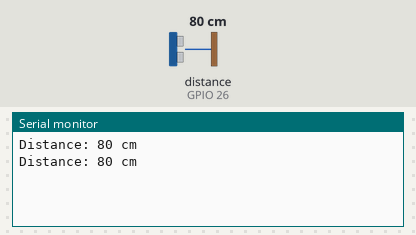
A sketch run on a simulated ESP32. Parts: the last lines printed to the serial monitor. Wiring (inferred from the names in the program): ultrasonic range finder: trigger GPIO 25; echo GPIO 26. The test bench sets the inputs (shaded band); at power-on: distance to the obstacle (sensor on GPIO 26) 80 cm. The echo pulse lasts 58.3 µs per cm.

Above: at 1.8 s.
1.9 s: distance to the obstacle (sensor on GPIO 26) set to 2 cm
At 2.7 s:
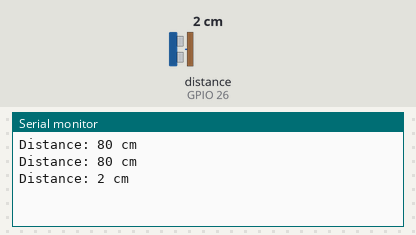
3.4 s: distance to the obstacle (sensor on GPIO 26) set to 4 cm
At 4.8 s:
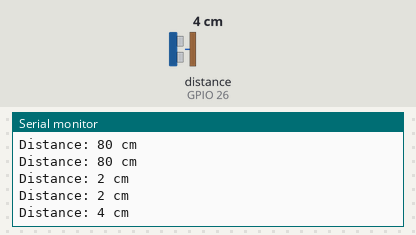
Timing chart, 0 to 6.4 s (numbered marks = the images above; inputs shaded):
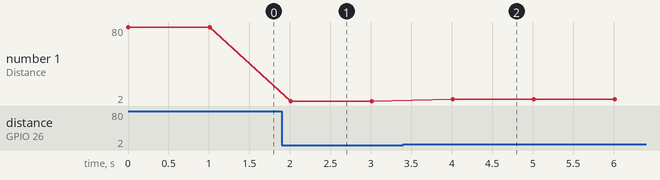

Measured:
- after the input at 1.9 s, the serial monitor: prints a new line after 0.11 s (image 1)
- after the input at 3.4 s, the serial monitor: prints a new line after 0.61 s (image 2)
- plotted number 1: 80 → 2 after the input at 1.9 s, 2 → 4 after the input at 3.4 s

The sketch:

ultrasonic_test.ino
```cpp
#include <Wire.h>
#define echoPin 26               // CHANGE PIN NUMBER HERE IF YOU WANT TO USE A DIFFERENT PIN
#define trigPin 25               // CHANGE PIN NUMBER HERE IF YOU WANT TO USE A DIFFERENT PIN
long duration, distance;
void setup(){
  Serial.begin (9600);
  pinMode(trigPin, OUTPUT);
  pinMode(echoPin, INPUT);
}
void loop(){
  digitalWrite(trigPin, LOW);
  delayMicroseconds(2);
  digitalWrite(trigPin, HIGH);
  delayMicroseconds(10);
  digitalWrite(trigPin, LOW);

  duration = pulseIn(echoPin, HIGH);
  distance = duration / 58.2;
  String disp = String(distance);

  Serial.print("Distance: ");
  Serial.print(disp);
  Serial.println(" cm");
  delay(1000);
}
```
